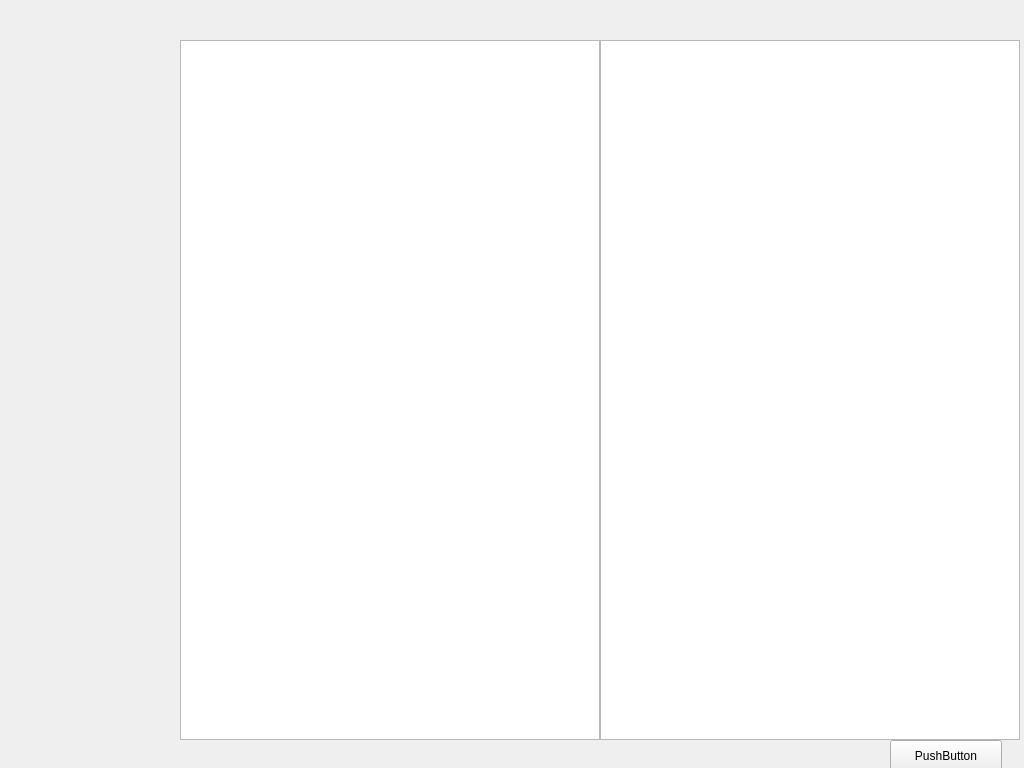
<?xml version="1.0" encoding="UTF-8"?>
<ui version="4.0">
 <class>Form</class>
 <widget class="QWidget" name="Form">
  <property name="geometry">
   <rect>
    <x>0</x>
    <y>0</y>
    <width>1024</width>
    <height>768</height>
   </rect>
  </property>
  <property name="windowTitle">
   <string>Form</string>
  </property>
  <widget class="QTextEdit" name="textEdit_2">
   <property name="geometry">
    <rect>
     <x>180</x>
     <y>40</y>
     <width>420</width>
     <height>700</height>
    </rect>
   </property>
   <property name="sizePolicy">
    <sizepolicy hsizetype="Maximum" vsizetype="Maximum">
     <horstretch>0</horstretch>
     <verstretch>0</verstretch>
    </sizepolicy>
   </property>
  </widget>
  <widget class="QPushButton" name="pushButton">
   <property name="geometry">
    <rect>
     <x>890</x>
     <y>740</y>
     <width>112</width>
     <height>32</height>
    </rect>
   </property>
   <property name="text">
    <string>PushButton</string>
   </property>
  </widget>
  <widget class="QTextBrowser" name="textBrowser">
   <property name="geometry">
    <rect>
     <x>600</x>
     <y>40</y>
     <width>420</width>
     <height>700</height>
    </rect>
   </property>
   <property name="sizePolicy">
    <sizepolicy hsizetype="Maximum" vsizetype="Maximum">
     <horstretch>0</horstretch>
     <verstretch>0</verstretch>
    </sizepolicy>
   </property>
  </widget>
 </widget>
 <resources/>
 <connections>
  <connection>
   <sender>textEdit_2</sender>
   <signal>textChanged()</signal>
   <receiver>textEdit_2</receiver>
   <slot>selectAll()</slot>
   <hints>
    <hint type="sourcelabel">
     <x>287</x>
     <y>366</y>
    </hint>
    <hint type="destinationlabel">
     <x>287</x>
     <y>366</y>
    </hint>
   </hints>
  </connection>
  <connection>
   <sender>textBrowser</sender>
   <signal>currentCharFormatChanged(QTextCharFormat)</signal>
   <receiver>textBrowser</receiver>
   <slot>selectAll()</slot>
   <hints>
    <hint type="sourcelabel">
     <x>834</x>
     <y>580</y>
    </hint>
    <hint type="destinationlabel">
     <x>834</x>
     <y>580</y>
    </hint>
   </hints>
  </connection>
 </connections>
</ui>
